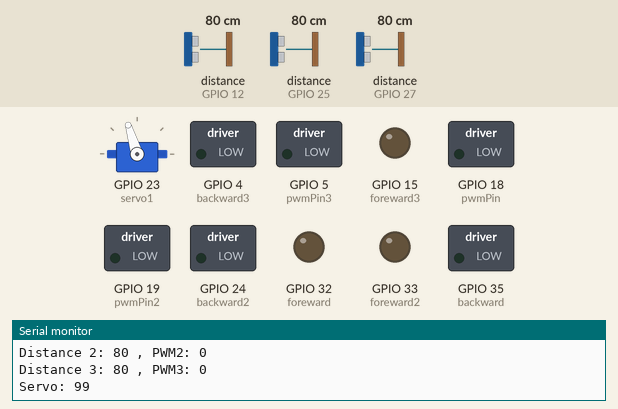
The sketch below on a simulated ESP32. On the bench: servo, switched loads named in the sketch (green lamp = pin HIGH), output pins drawn as LEDs (lit = HIGH), the last lines printed to the serial monitor. Wiring (inferred from the names in the program): 3 × ultrasonic range finder: trigger GPIO 13, echo GPIO 12 / trigger GPIO 14, echo GPIO 27 / trigger GPIO 26, echo GPIO 25. Inputs (shaded band) come from the test bench; at power-on: distance to the obstacle (sensors on GPIO 12, GPIO 25, GPIO 27) 80 cm. The echo pulse lasts 58.3 µs per cm; pins used as bus, display or sensor lines are not drawn.

Above: at 1.2 s.
1.3 s: distance to the obstacle (sensor on GPIO 12) set to 2 cm
At 1.66 s:
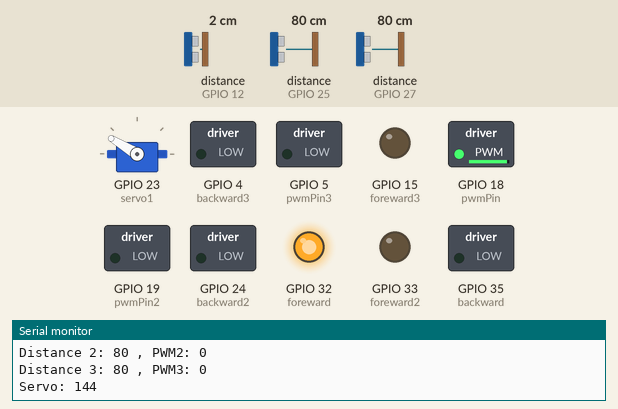
4.3 s: distance to the obstacle (sensor on GPIO 25) set to 2 cm
At 4.67 s:
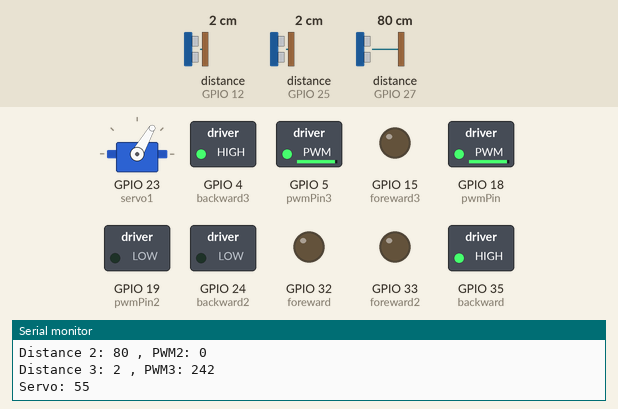
7.3 s: distance to the obstacle (sensor on GPIO 27) set to 2 cm
At 7.67 s:
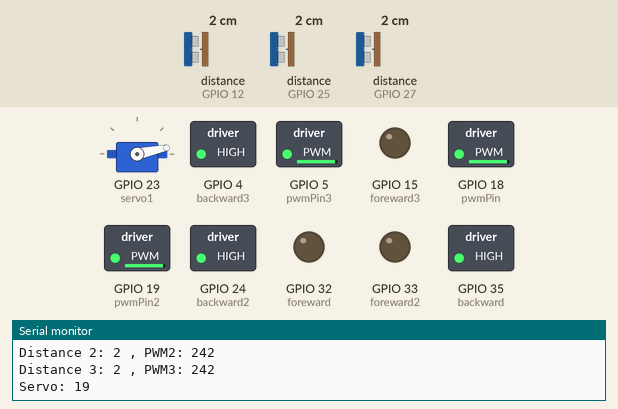
10.3 s: distance to the obstacle (sensor on GPIO 12) set to 9 cm
At 10.67 s:
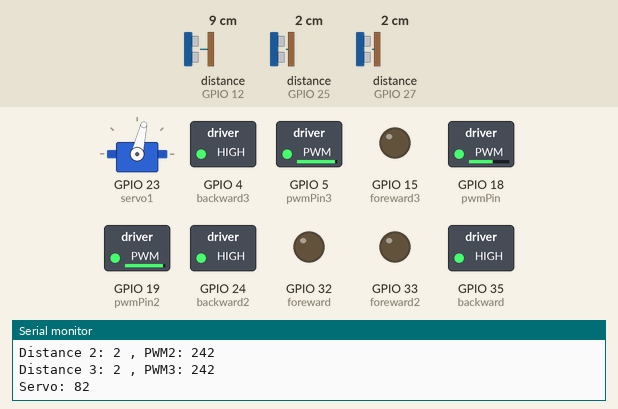
13.3 s: distance to the obstacle (sensor on GPIO 25) set to 9 cm
At 13.68 s:
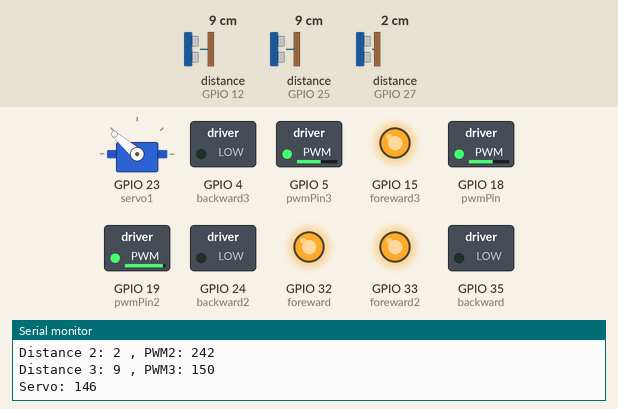
16.3 s: distance to the obstacle (sensor on GPIO 27) set to 9 cm
At 16.68 s:
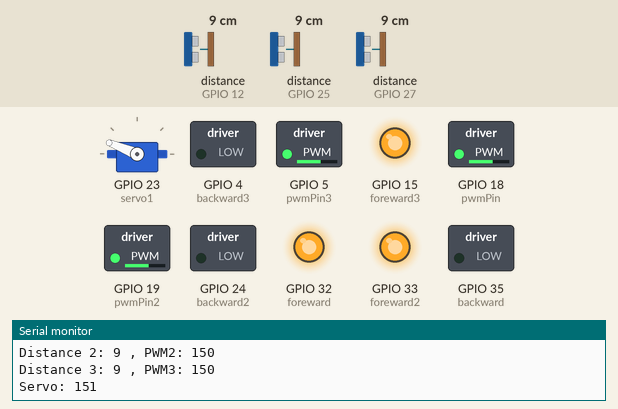
Timing chart, 0 to 30.3 s (numbered marks = the images above; inputs shaded):
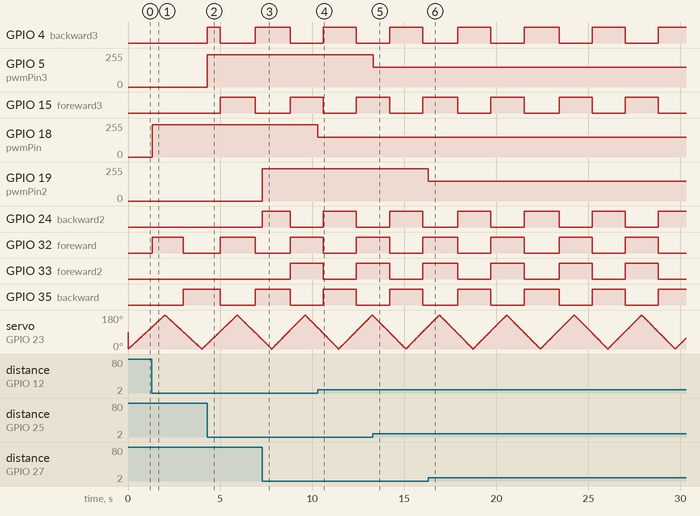

Measured:
- after the input at 1.3 s, GPIO 18 (pwmPin): 0/255 → 242/255 at once; GPIO 32 (foreward): LOW → HIGH at once, → LOW 1.7 s later; GPIO 35 (backward): LOW → HIGH after 1.7 s
- after the input at 4.3 s, GPIO 4 (backward3): LOW → HIGH at once, → LOW 0.70 s later, → HIGH 1.9 s later; GPIO 5 (pwmPin3): 0/255 → 242/255 at once; GPIO 15 (foreward3): LOW → HIGH after 0.71 s, → LOW 1.9 s later
- after the input at 7.3 s, GPIO 19 (pwmPin2): 0/255 → 242/255 at once; GPIO 24 (backward2): LOW → HIGH at once, → LOW 1.5 s later; GPIO 33 (foreward2): LOW → HIGH after 1.5 s
- after the input at 10.3 s, GPIO 18 (pwmPin): 242/255 → 150/255 at once
- after the input at 13.3 s, GPIO 5 (pwmPin3): 242/255 → 150/255 at once
- after the input at 16.3 s, GPIO 19 (pwmPin2): 242/255 → 150/255 at once

The sketch:

ultrasonic_and_vibMotor_New_.ino
```cpp
#include <ESP32Servo.h>
#include <ESP32PWM.h>

Servo myServo;
Servo myServo2;
const int servo1 = 23;// servo2 = 2;
// 15, 2, 0, 4, 5, 16, 17, 5, 18, 19, 23
// 13, 12, 14, 27, 26, 25, 33, 32, 35, 34, 39, 36

// Ultrasonic sensors setup
const int trigPin = 13, echoPin = 12, foreward = 32, backward = 35, pwmPin = 18;
const int trigPin2 = 14, echoPin2 = 27, foreward2 = 33, backward2 = 24, pwmPin2 = 19;
const int trigPin3 = 26, echoPin3 = 25, foreward3 = 15, backward3 = 4, pwmPin3 = 5;
const int radius = 20, radius2 = 20, radius3 = 20;

// Variables for motor control
int pwm = 0,  pwm2 = 0, pwm3 = 0;//servoAngle = 89,

// Variables for timing control
unsigned long servoMillis = 0;
const long servoInterval = 10;  // Time in milliseconds for servo updates

unsigned long sensorMillis = 0;
const long sensorInterval = 100;  // Time in milliseconds for sensor readings

unsigned long printMillis = 0;
const long printInterval = 100;  // Time in milliseconds for serial prints

// Variables for servo control
int servoPos = 0;
bool increasing = true;

// Function to read distance from ultrasonic sensor without blocking
long readDistance(int trigPin, int echoPin) {
  digitalWrite(trigPin, LOW);
  delayMicroseconds(2);  // This is very short and won't cause noticeable blocking
  digitalWrite(trigPin, HIGH);
  delayMicroseconds(10); // This is very short and won't cause noticeable blocking
  digitalWrite(trigPin, LOW);

  long duration = pulseIn(echoPin, HIGH, 30000); // 30ms timeout to prevent indefinite blocking
  if (duration == 0) return -1; // Timeout occurred
  return duration / 29 / 2;
}

void setup() {
  Serial.begin(115200);

  // Servo setup
  myServo.attach(servo1);
  // myServo2.attach(servo2);

  // Ultrasonic pins setup
  pinMode(trigPin, OUTPUT);
  pinMode(echoPin, INPUT);
  pinMode(foreward, OUTPUT);
  pinMode(backward, OUTPUT);
  pinMode(pwmPin, OUTPUT);

  pinMode(trigPin2, OUTPUT);
  pinMode(echoPin2, INPUT);
  pinMode(foreward2, OUTPUT);
  pinMode(backward2, OUTPUT);
  pinMode(pwmPin2, OUTPUT);

  pinMode(trigPin3, OUTPUT);
  pinMode(echoPin3, INPUT);
  pinMode(backward3, OUTPUT);
  pinMode(foreward3, OUTPUT);
  pinMode(pwmPin3, OUTPUT);
}

void loop() {

 if (Serial.available()) {
  String cmd = Serial.readStringUntil('\n');
  cmd.trim();  // Remove spaces or newline

  if (cmd == "TIME") {
    Serial.print("Time: ");
    Serial.println(millis() / 1000);
  }
  else if (cmd == "VIB_TG") {
    // Toggle vibration motor ON/OFF globally
    static bool vibrationActive = false;
    vibrationActive = !vibrationActive;
    Serial.print("Vibration motors ");
    Serial.println(vibrationActive ? "ON" : "OFF");
    // You can disable PWM control when off if needed
  }
  else if (cmd == "RANGE_UP") {
    // Increase ultrasonic detection range globally
    radius + 10;
    Serial.print("Ultrasonic range increased to: ");
    Serial.println(radius);
  }
  else if (cmd == "RANGE_DOWN") {
    // Decrease ultrasonic detection range
    radius - 10;
    Serial.print("Ultrasonic range decreased to: ");
    Serial.println(radius);
  }
  else if (cmd == "FALL_OFF") {
    Serial.println("Fall alerts disabled.");
    // Optional: disable fall alert logic if you integrate MPU later
  }
}

  unsigned long currentMillis = millis();

  // Update servo positions
  if (currentMillis - servoMillis >= servoInterval) {
    servoMillis = currentMillis;

    // Update servo positions
    if (increasing) {
      servoPos++;
      if (servoPos >= 180) {
        increasing = false;
      }
    } else {
      servoPos--;
      if (servoPos <= 0) {
        increasing = true;
      }
    }

    // Move servos
    myServo.write(servoPos);
    // myServo2.write(180 - servoPos);

    // Update servoAngle for motor control logic
    //servoAngle = servoPos;
  }

  // Read sensors and update motors
  if (currentMillis - sensorMillis >= sensorInterval) {
    sensorMillis = currentMillis;

    // Read distances from all sensors
    long distance1 = readDistance(trigPin, echoPin);
    long distance2 = readDistance(trigPin2, echoPin2);
    long distance3 = readDistance(trigPin3, echoPin3);

    // Control motor 1
    if (distance1 > radius || distance1 < 0) {
      pwm = 0;
      digitalWrite(foreward, LOW);
      digitalWrite(backward, LOW);
      analogWrite(pwmPin, 0);
    } else {
      pwm = map(distance1, 1, radius, 255, 5);
      if (servoPos > 90) {
        digitalWrite(foreward, HIGH);
        digitalWrite(backward, LOW);
        analogWrite(pwmPin, pwm);
      } else {
        digitalWrite(backward, HIGH);
        digitalWrite(foreward, LOW);
        analogWrite(pwmPin, pwm);
      }
    }

    // Control motor 3
    if (distance2 > radius2 || distance2 < 0) {
      pwm2 = 0;
      digitalWrite(foreward2, LOW);
      digitalWrite(backward2, LOW);
      analogWrite(pwmPin2, 0);
    } else {
      pwm2 = map(distance2, 1, radius2, 255, 5);
      if (servoPos > 90) {
        digitalWrite(foreward2, HIGH);
        digitalWrite(backward2, LOW);
        analogWrite(pwmPin2, pwm2);
      } else {
        digitalWrite(backward2, HIGH);
        digitalWrite(foreward2, LOW);
        analogWrite(pwmPin2, pwm2);
      }
    }

    // Control motor 3
    if (distance3 > radius3 || distance3 < 0) {
      pwm3 = 0;
      digitalWrite(foreward3, LOW);
      digitalWrite(backward3, LOW);
      analogWrite(pwmPin3, 0);
    } else {
      pwm3 = map(distance3, 1, radius3, 255, 5);
      if (servoPos > 90) {
        digitalWrite(foreward3, HIGH);
        digitalWrite(backward3, LOW);
        analogWrite(pwmPin3, pwm3);
      } else {
        digitalWrite(backward3, HIGH);
        digitalWrite(foreward3, LOW);
        analogWrite(pwmPin3, pwm3);
      }
    }

    // Print data (if print interval has also elapsed)
    if (currentMillis - printMillis >= printInterval) {
      printMillis = currentMillis;

      // Print distances
      Serial.print("Distance 1: ");
      Serial.print(distance1);
      Serial.print(" , PWM: ");
      Serial.println(pwm);

      Serial.print("Distance 2: ");
      Serial.print(distance2);
      Serial.print(" , PWM2: ");
      Serial.println(pwm2);

      Serial.print("Distance 3: ");
      Serial.print(distance3);
      Serial.print(" , PWM3: ");
      Serial.println(pwm3);

      Serial.println("");

      Serial.print("Servo: ");
      Serial.println(servoPos);
    }
  }
}
```
